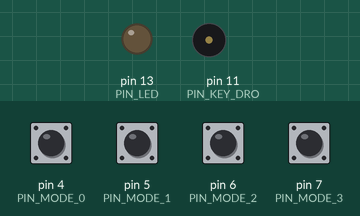
This sketch was run on a simulated Arduino Uno, built with avr-gcc and run on an emulated ATmega328P. Shown: output pins drawn as LEDs (lit = HIGH), buzzer (waves = sounding). Inputs (shaded band) come from the test bench; at power-on: pin 4 (PIN_MODE_0), pin 5 (PIN_MODE_1), pin 6 (PIN_MODE_2), pin 7 (PIN_MODE_3) HIGH. Pins used as bus, display or sensor lines are not drawn.

Above: at 1.2 s.
1.3 s: pin 4 (PIN_MODE_0) pulled LOW for 0.15 s
At 1.37 s:
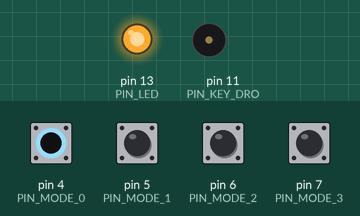
2.9 s: pin 5 (PIN_MODE_1) pulled LOW for 0.15 s
At 2.97 s:
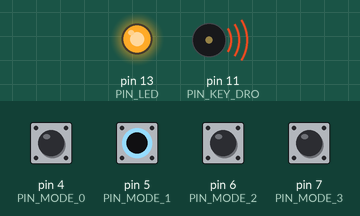
Timing chart, 0 to 5.9 s (numbered marks = the images above; inputs shaded):
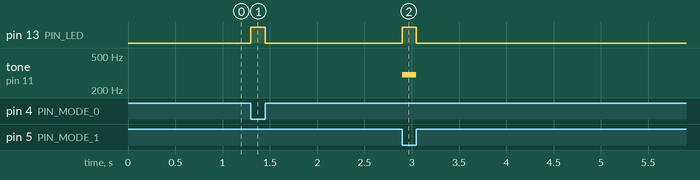

The sketch:

fox_shield_2.ino
```cpp
/*
10 GHz Fox Shield KB9FKO

fox shield 2

  CW key down if rotary switch = 1
  AM key down 300 Hz if rotary switch = 2
  AM key down 500 Hz if rotary switch = 3
  AM key down 700 Hz if rotary switch = 4
  AM key down 1100 Hz if rotary switch = 5

  else key up
 */

#define PIN_LED 13

#define PIN_KEY 1

#define PIN_KEY_DRO 11

#define PIN_MODE_3 7
#define PIN_MODE_2 6
#define PIN_MODE_1 5
#define PIN_MODE_0 4

int readMode(void)
{
  return (
    (digitalRead(PIN_MODE_3) ? 0 : 1<<3) +
    (digitalRead(PIN_MODE_2) ? 0 : 1<<2) +
    (digitalRead(PIN_MODE_1) ? 0 : 1<<1) +
    (digitalRead(PIN_MODE_0) ? 0 : 1<<0)
    );
}

int readKey(void)
{
  return !(digitalRead(PIN_KEY) == HIGH);
}

void keyup() {
  noTone(PIN_KEY_DRO);
  digitalWrite(PIN_KEY_DRO, LOW);
  digitalWrite(PIN_LED, LOW);
}

void keydown() {
  digitalWrite(PIN_LED, HIGH);
  noTone(PIN_KEY_DRO);
  digitalWrite(PIN_KEY_DRO, HIGH);
}

void keydown_am(int freq) {
  digitalWrite(PIN_LED, HIGH);
  digitalWrite(PIN_KEY_DRO, LOW);
  tone(PIN_KEY_DRO, freq);
}

int mode;
int lastMode;

void setup() {
  pinMode(PIN_LED, OUTPUT);

  pinMode(PIN_KEY, INPUT_PULLUP);

  pinMode(PIN_KEY_DRO, OUTPUT);

  pinMode(PIN_MODE_3, INPUT_PULLUP);
  pinMode(PIN_MODE_2, INPUT_PULLUP);
  pinMode(PIN_MODE_1, INPUT_PULLUP);
  pinMode(PIN_MODE_0, INPUT_PULLUP);

  lastMode = -1;
}

void loop() {
  mode = readMode();
  if (mode != lastMode) {
    lastMode = mode;
    switch(mode) {
      case 1:
        keydown();
        break;
      case 2:
        keydown_am(300);
        break;
      case 3:
        keydown_am(500);
        break;
      case 4:
        keydown_am(700);
        break;
      case 5:
        keydown_am(1100);
        break;
      default:
        keyup();
        break;
    }
  }
}
```

Measured:
- after the input at 1.3 s, pin 13 (PIN_LED): LOW → HIGH at once, → LOW 0.15 s later
- after the input at 2.9 s, pin 13 (PIN_LED): LOW → HIGH at once, → LOW 0.15 s later; tone on pin 11 (PIN_KEY_DRO): silent → 300 Hz at once, → silent 0.15 s later
